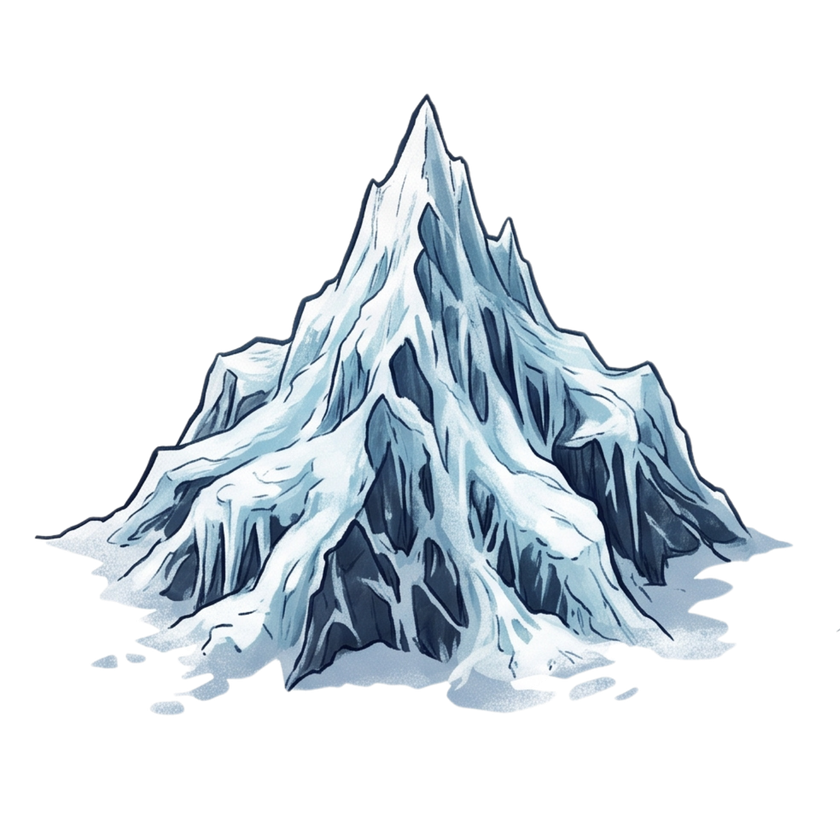
#> input picture content/Owner.Mountains.2026-10-18/source/1.png, 840 x 840 px, shrunk from 1408 x 1408 before the run
$ python refine_speckle.py ../source/1.png ../source/2.png ../source/2.png ../source/2.png 1.0 1.0
#> lines starting #> are read from the running program, lines starting #| are printed output that depends on the picture
# For grounds whose texture IS fine speckle (snow dust, 1-3 px dots): the AI 4x result gives the
# large shapes and crisp flake edges; the detail band of the SOURCE (everything finer than ~3 source
# pixels) is put back exactly where it was, each source pixel drawn as a round dot at 4x, and only
# what the AI lost is added, so the detail energy matches the source at every scale.
import sys, numpy as np
from PIL import Image
from scipy import ndimage as nd
src_p, a_p, b_p, out_p = sys.argv[1:5]
wa = float(sys.argv[5]) if len(sys.argv) > 5 else 0.3
gain = float(sys.argv[6]) if len(sys.argv) > 6 else 1.0
S, R = 4, 3.0
src = np.asarray(Image.open(src_p).convert('RGB'), np.float32) / 255
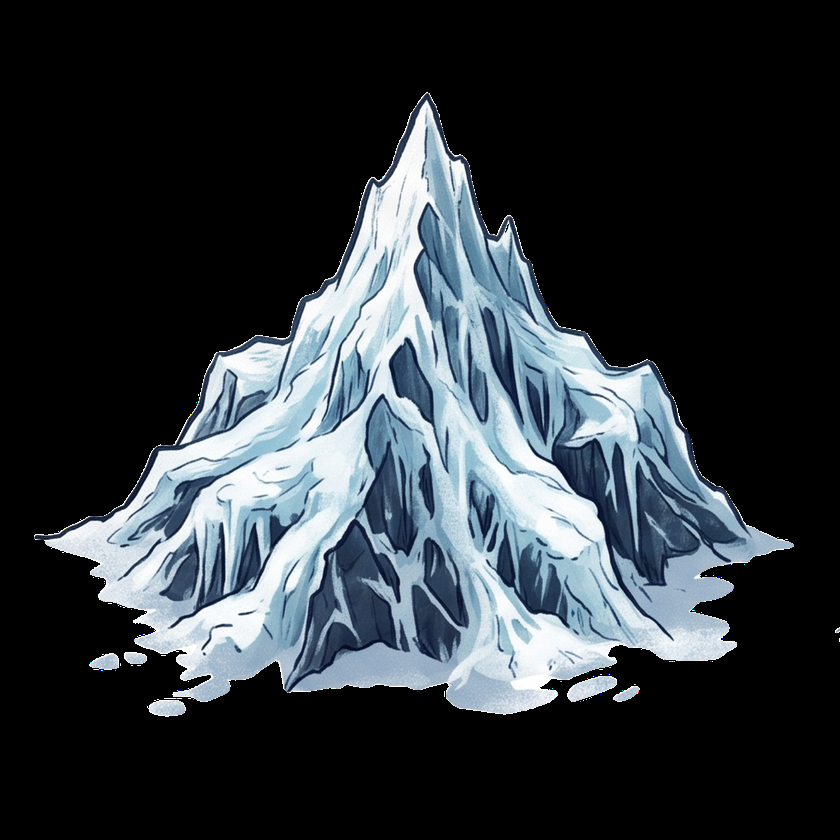
#> src: shape (840, 840, 3) float32; mean R, G, B 0.19, 0.215, 0.235
A = np.asarray(Image.open(a_p).convert('RGB'), np.float32) / 255
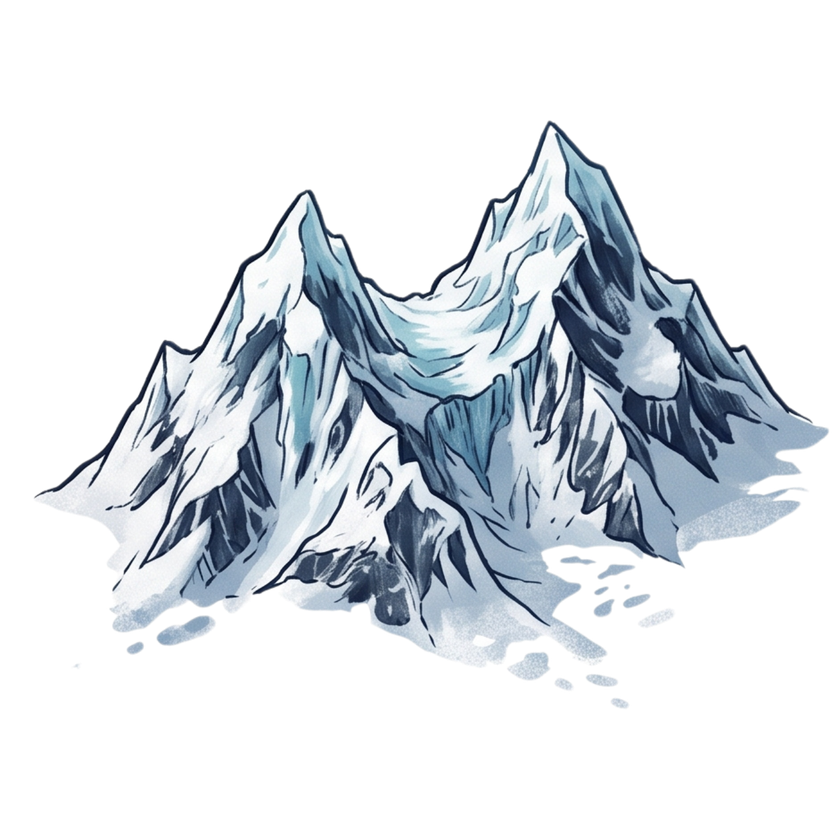
#> input picture content/Owner.Mountains.2026-10-18/source/2.png, 840 x 840 px, shrunk from 1408 x 1408 before the run
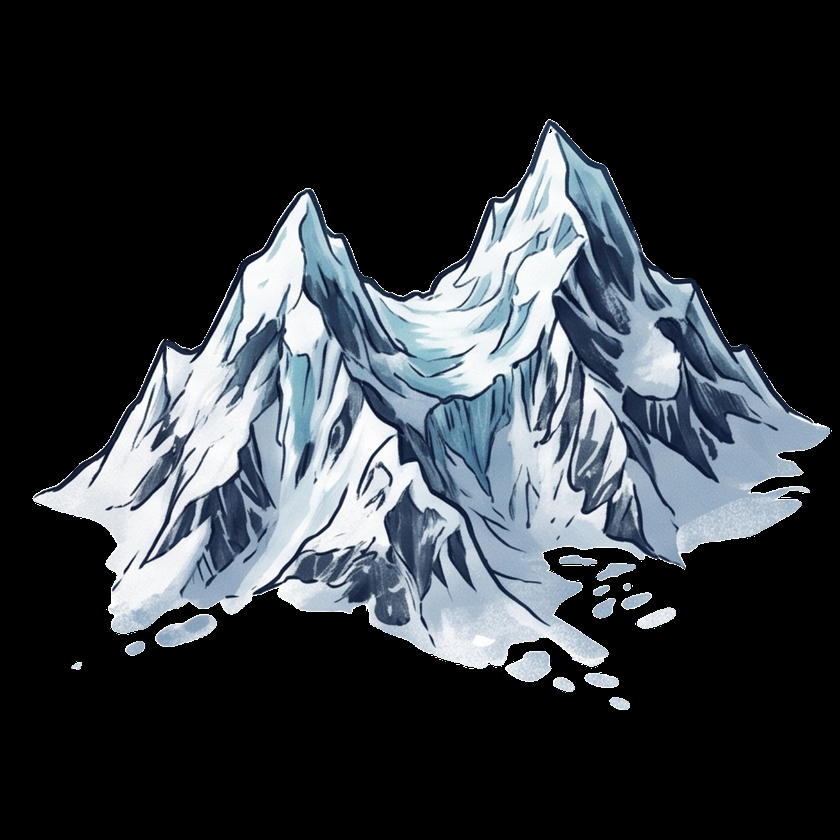
#> A: shape (840, 840, 3) float32; mean R, G, B 0.2, 0.22, 0.239
B = np.asarray(Image.open(b_p).convert('RGB'), np.float32) / 255
ai = wa * A + (1 - wa) * B
g = lambda a, s: np.stack([nd.gaussian_filter(a[..., c], s) for c in range(3)], -1)
band_src = src - g(src, R)
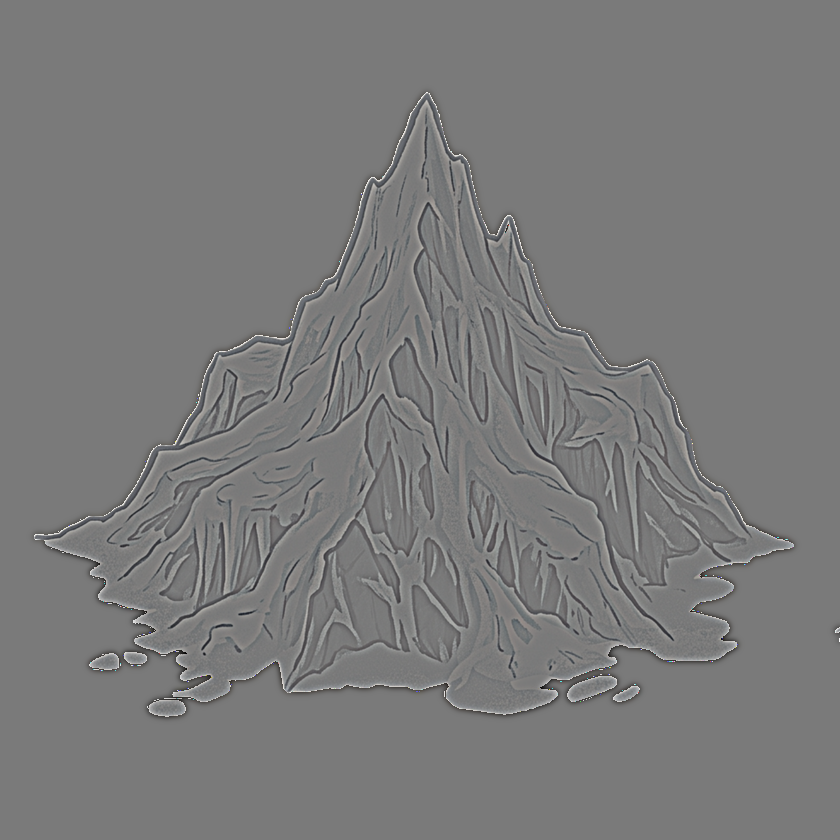
#> band_src: shape (840, 840, 3) float32; mean R, G, B -2.78e-11, 4.44e-10, 7.46e-10; drawn with min black and max white
blk = np.repeat(np.repeat(band_src, S, 0), S, 1)
dots = g(blk, 1.4)
dots = dots + 0.7 * (dots - g(dots, 2.0))          # crisp dot edges
band_ai = ai - g(ai, R * S)
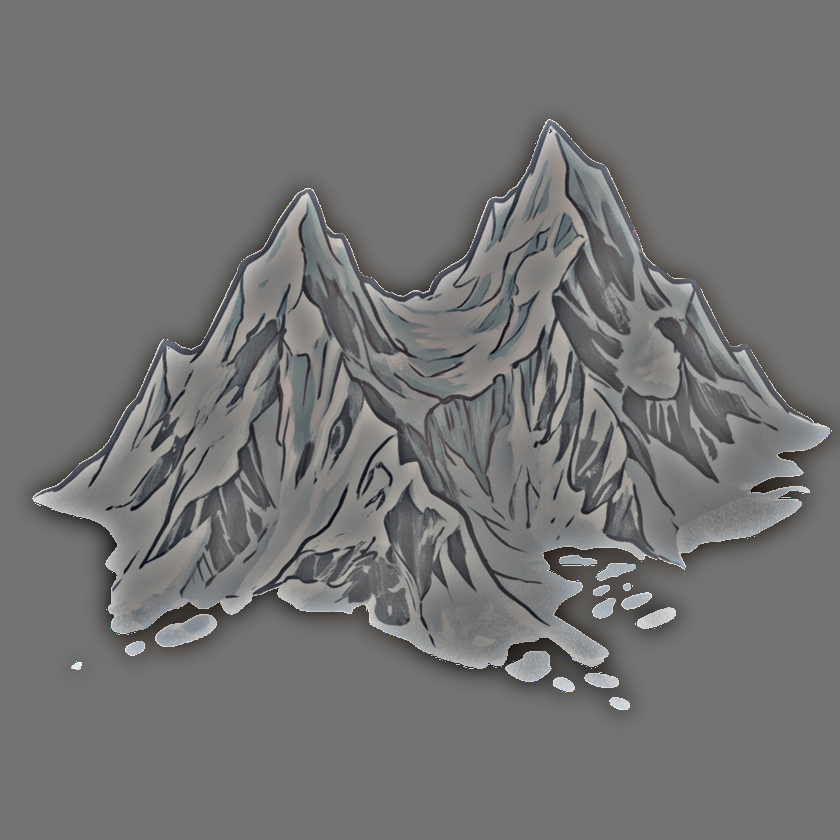
#> band_ai: shape (840, 840, 3) float32; mean R, G, B 2.03e-08, 2.1e-08, 2.63e-08; drawn with min black and max white
#> (the run stopped early here; a loop or call above may not have finished)
